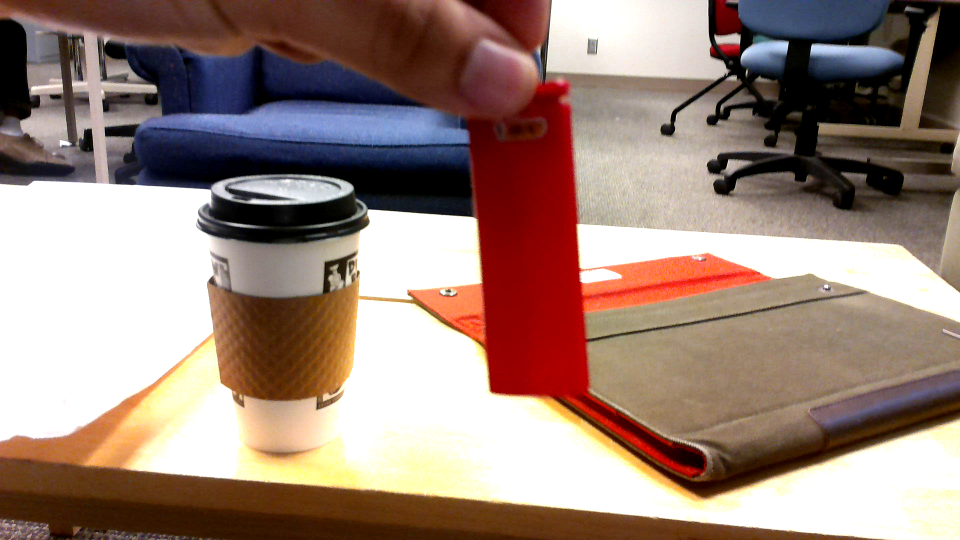
#> input picture lighterImg.jpg, 1920 x 1080 px, given in place of the camera (shown at 1/2 size)
$ python demoProcess.py   (older library calls are emulated)
#> lines starting #> are read from the running program, lines starting #| are printed output that depends on the picture
#> in main, frame is the input picture: shape (1080, 1920, 3); mean B, G, R 121.1, 131.2, 154.9
'''
Authors: Brooke Boatman, Waab Hermes, Taylor Keppler
Date: May 2016
Demo File showing all pre and post processing.
Press 'a' to cycle through phases and any other
key to exit
'''

import cv2
import numpy as np
from sklearn import cluster
from scipy import spatial
from random import triangular
from random import randint
from time import clock
from copy import deepcopy

breakpt = 500
imgArr = []


class User(object):
	'''
	User object for remembering clusters of points of interest
	and detecting gross object movement
	'''
	# [32 lines left out: functions __init__, updateCenterMass, didMove, not called in this run]


def findEntities(firstFrame, prevFrame, newFrame):
	''' Locate points of interest for futher analysis'''
	# Cast all imgs to grey
	grey = cv2.cvtColor(newFrame, cv2.COLOR_BGR2GRAY)
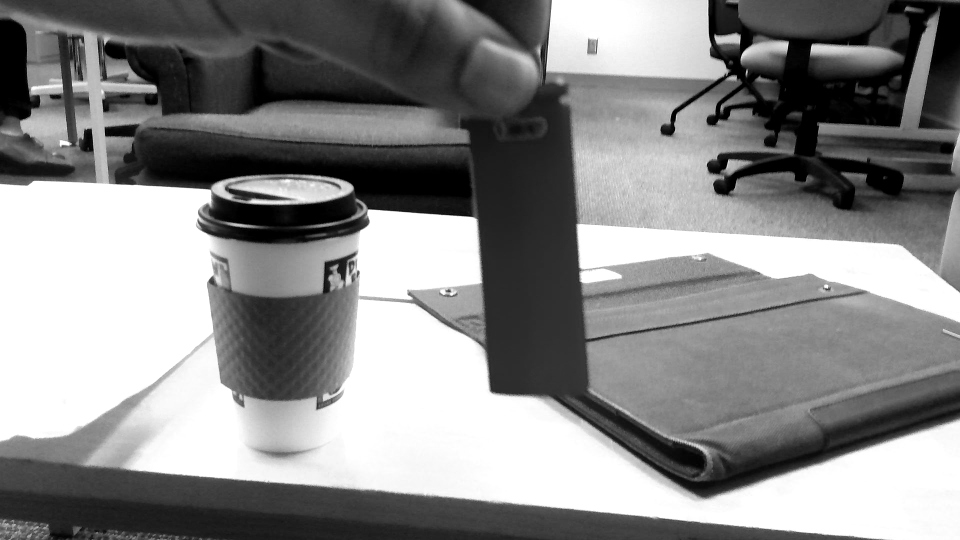
#> grey: shape (1080, 1920) (shown at 1/2 size); min 0, max 255, mean 137.1
	firstGrey = cv2.cvtColor(firstFrame, cv2.COLOR_BGR2GRAY)
	prevGrey = cv2.cvtColor(prevFrame, cv2.COLOR_BGR2GRAY)

	# Blur and Subtract
	grey = cv2.GaussianBlur(grey, (11, 51), 0)
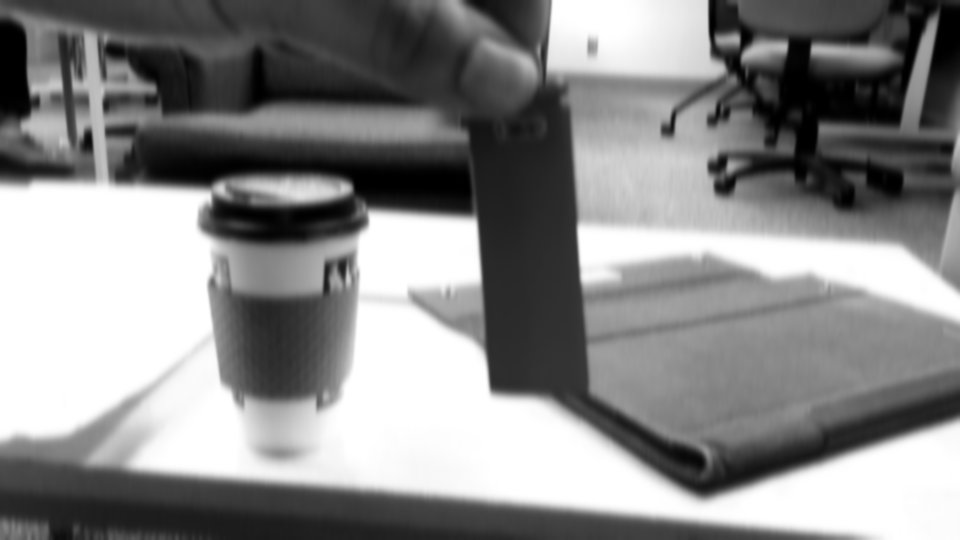
#> grey: shape (1080, 1920) (shown at 1/2 size); min 0, max 255, mean 137.1
	firstGrey = cv2.GaussianBlur(firstGrey, (11, 51), 0)
	prevGrey = cv2.GaussianBlur(prevGrey, (11, 51), 0)
	blend = cv2.addWeighted(firstGrey, .8, prevGrey, .2, 5)
	diff = cv2.absdiff(grey, blend)
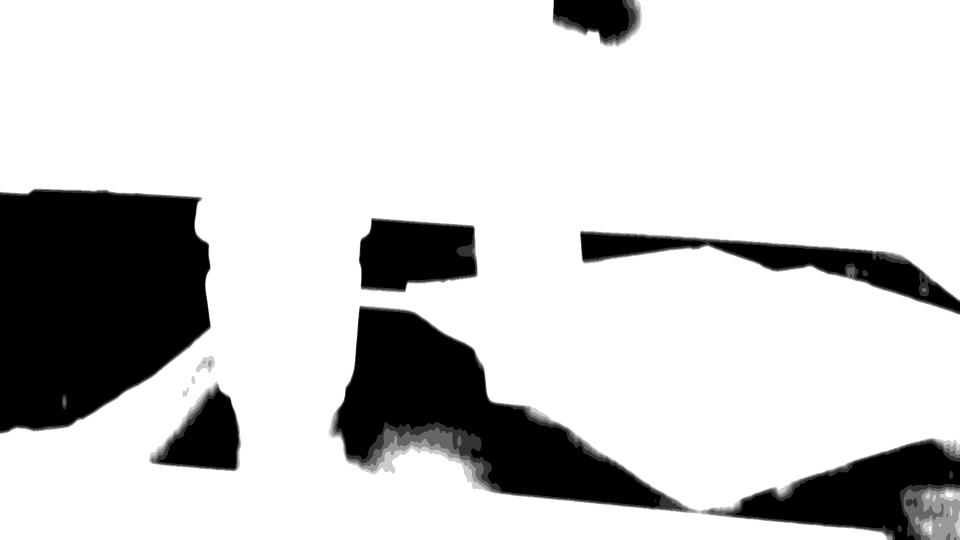
#> diff: shape (1080, 1920) (shown at 1/2 size); min 0, max 5, mean 3.99; drawn with min black and max white

	# Threshold and Dialate
	threshImg = cv2.threshold(diff, 25, 255, cv2.THRESH_BINARY)[1]
#> threshImg: shape (1080, 1920); every value is 0
	threshImg = cv2.dilate(threshImg, None, iterations=2)

	# Show images for debugging
	video = deepcopy(newFrame)
	imgArr.append(video)
	imgArr.append(blend)
	imgArr.append(diff)
	imgArr.append(threshImg)

	threshCopy = deepcopy(threshImg)

	# Find points of interest
	img, contours, h = cv2.findContours(threshCopy, cv2.RETR_EXTERNAL, cv2.CHAIN_APPROX_SIMPLE)
#> contours = []; h = None
	imgArr.append(threshCopy)
	bounds = []
	for cont in contours:
		area = cv2.contourArea(cont)
		bounds.append(cv2.boundingRect(cont))
#> this loop made 0 passes
#> after the loop, bounds = []
	bounds = entityDetector(bounds, newFrame)
	return bounds

# [5 lines left out: function grabSample, not called in this run]

def entityDetector(boundingRects, img):
	'''
	Grab cropping from every located bound
	'''
	# Check for cluster breaking state, if only one pt, can't cluster it
	if len(boundingRects) <= 1:
		return boundingRects

	# Keep track of center points of all contours
	cropArr = []
	for rectangle in boundingRects:
		crop, histList = grabSample(img, rectangle)
		cropArr.append(histList)

	bounds = clusterRelatedContours(cropArr, boundingRects)
	return bounds


# [98 lines left out: functions clusterRelatedContours, getPlayer, getImgSlice, frameSubtractionDetection, checkRelevance, not called in this run]

def main():
	'''
	The main game loop
	'''
	global imgArr
	# Intialize
	userList = []
	camera = cv2.VideoCapture(0)
	firstFrame = None
	prevFrame = None
	currentIndex = 0

	while True:
		success, frame = camera.read()
		if firstFrame is None:
			firstFrame = frame
			prevFrame = frame

		# If you can't get camera, don't even try
		if not success:
			break

		bounds = findEntities(firstFrame, prevFrame, frame)
#> bounds = []
		if len(bounds) > 0:
			for bound in bounds:
				crop, hist = grabSample(frame, bound)
				userList, ID = getPlayer(userList, hist)
				userList[ID].currentRectangles.append(bound)
				# Debugging rectangle draw
				if userList[ID].isRelevant:
						rectangle = cv2.rectangle(frame, (bound[0], bound[1]), (bound[0] + bound[2], bound[1] + bound[3]), userList[ID].color)

		for user in userList:
			if checkRelevance(user):
				inMotion = user.didMove() or frameSubtractionDetection(frame, prevFrame, user.massCenter)
				# Debugging center point draw
				color = (0,0, 255) if inMotion else (0,255,0)
				cv2.circle(frame, user.massCenter, 5, color, 2)

		# Display live entity tracking and destroy on keypress
		imgArr.append(frame)
		prevFrame = frame
		key = cv2.waitKey(1)
#> (key Esc is pressed here)
		if key == 1048673:
			currentIndex += 1
			if currentIndex >= len(imgArr):
				currentIndex = 0
		elif key != -1:
			cv2.destroyAllWindows()
			break

		cv2.imshow('Motion Tracking' , imgArr[currentIndex])
		imgArr = []

main()
